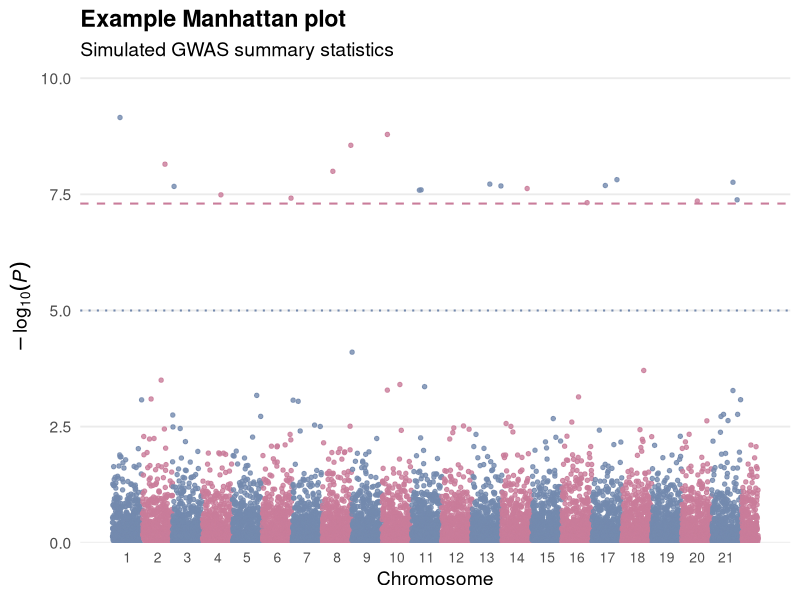
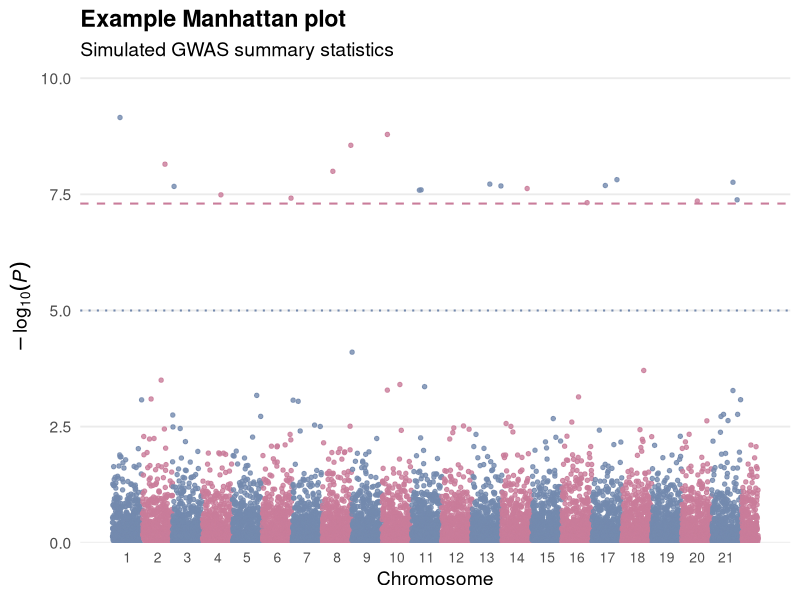

Reproduce these figures in R, in order.
# =========================================================
# Manhattan plot example
# Author: Natalia Llonga
#
# This script uses simulated GWAS summary statistics to
# generate a Manhattan plot.
# No real data are included.
# =========================================================

# Load required libraries
library(ggplot2)
library(dplyr)

# ---------------------------------------------------------
# 1. Simulate example GWAS summary statistics
# ---------------------------------------------------------

set.seed(123)

n_snps <- 10000

gwas_data <- data.frame(
  SNP = paste0("rs", 1:n_snps),
  CHR = sample(1:22, n_snps, replace = TRUE),
  BP = sample(1:1e8, n_snps, replace = TRUE),
  P = runif(n_snps)
)

# Add simulated association signals
signal_snps <- sample(1:n_snps, 20)
gwas_data$P[signal_snps] <- runif(20, min = 1e-10, max = 5e-8)

# ---------------------------------------------------------
# 2. Prepare data for plotting
# ---------------------------------------------------------

gwas_data <- gwas_data %>%
  arrange(CHR, BP)

chr_lengths <- gwas_data %>%
  group_by(CHR) %>%
  summarise(chr_length = max(BP), .groups = "drop") %>%
  mutate(chr_start = lag(cumsum(chr_length), default = 0))

gwas_data <- gwas_data %>%
  left_join(chr_lengths, by = "CHR") %>%
  mutate(
    cumulative_position = BP + chr_start,
    log_p = -log10(P)
  )

axis_data <- gwas_data %>%
  group_by(CHR) %>%
  summarise(
    center = mean(cumulative_position),
    .groups = "drop"
  )

# ---------------------------------------------------------
# 3. Define significance thresholds
# ---------------------------------------------------------

genome_wide_threshold <- -log10(5e-8)
suggestive_threshold <- -log10(1e-5)

# ---------------------------------------------------------
# 4. Generate Manhattan plot
# ---------------------------------------------------------

manhattan_plot <- ggplot(
  gwas_data,
  aes(
    x = cumulative_position,
    y = log_p,
    color = as.factor(CHR)
  )
) +
  geom_point(
    alpha = 0.8,
    size = 1.2
  ) +
  geom_hline(
    yintercept = genome_wide_threshold,
    linetype = "dashed",
    linewidth = 0.7,
    color = "#C97C9A"
  ) +
  geom_hline(
    yintercept = suggestive_threshold,
    linetype = "dotted",
    linewidth = 0.7,
    color = "#7389AE"
  ) +
  scale_color_manual(
    values = rep(c("#7389AE", "#C97C9A"), 11)
  ) +
  scale_x_continuous(
    labels = axis_data$CHR,
    breaks = axis_data$center
  ) +
  scale_y_continuous(
    expand = c(0, 0),
    limits = c(0, max(gwas_data$log_p) + 1)
  ) +
  labs(
    title = "Example Manhattan plot",
    subtitle = "Simulated GWAS summary statistics",
    x = "Chromosome",
    y = expression(-log[10](italic(P)))
  ) +
  theme_minimal(base_size = 14) +
  theme(
    legend.position = "none",
    panel.grid.major.x = element_blank(),
    panel.grid.minor.x = element_blank(),
    panel.grid.minor.y = element_blank(),
    plot.title = element_text(face = "bold"),
    axis.text.x = element_text(size = 10)
  )

# Display plot
manhattan_plot

# ---------------------------------------------------------
# 5. Save figure
# ---------------------------------------------------------

ggsave(
  filename = "figures/manhattan_plot_example.png",
  plot = manhattan_plot,
  width = 11,
  height = 6,
  dpi = 300
)
